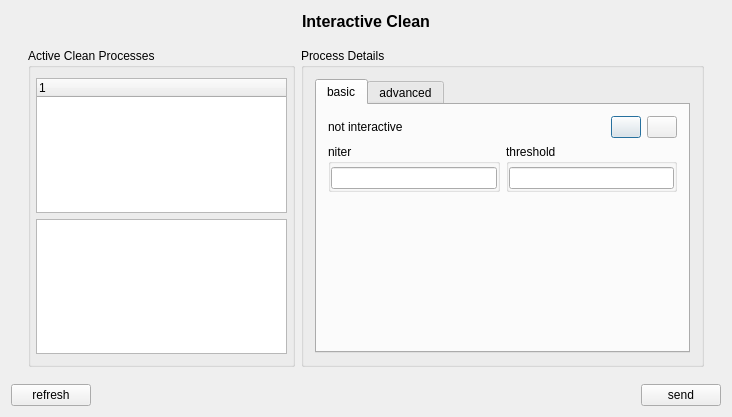
<?xml version="1.0" encoding="UTF-8"?>
<ui version="4.0">
 <class>CleanGui</class>
 <widget class="QDialog" name="CleanGui">
  <property name="geometry">
   <rect>
    <x>0</x>
    <y>0</y>
    <width>732</width>
    <height>417</height>
   </rect>
  </property>
  <property name="windowTitle">
   <string>CleanTool</string>
  </property>
  <layout class="QVBoxLayout" name="verticalLayout">
   <item>
    <layout class="QHBoxLayout" name="horizontalLayout_2">
     <item>
      <spacer name="horizontalSpacer">
       <property name="orientation">
        <enum>Qt::Horizontal</enum>
       </property>
       <property name="sizeHint" stdset="0">
        <size>
         <width>40</width>
         <height>20</height>
        </size>
       </property>
      </spacer>
     </item>
     <item>
      <widget class="QLabel" name="label">
       <property name="font">
        <font>
         <pointsize>12</pointsize>
         <weight>75</weight>
         <bold>true</bold>
        </font>
       </property>
       <property name="text">
        <string>Interactive Clean</string>
       </property>
      </widget>
     </item>
     <item>
      <spacer name="horizontalSpacer_2">
       <property name="orientation">
        <enum>Qt::Horizontal</enum>
       </property>
       <property name="sizeHint" stdset="0">
        <size>
         <width>40</width>
         <height>20</height>
        </size>
       </property>
      </spacer>
     </item>
    </layout>
   </item>
   <item>
    <widget class="QFrame" name="cleanProcesses">
     <layout class="QHBoxLayout" name="horizontalLayout_20">
      <item>
       <spacer name="horizontalSpacer_15">
        <property name="orientation">
         <enum>Qt::Horizontal</enum>
        </property>
        <property name="sizeHint" stdset="0">
         <size>
          <width>10</width>
          <height>20</height>
         </size>
        </property>
       </spacer>
      </item>
      <item>
       <widget class="QGroupBox" name="cleanProcessesBox">
        <property name="toolTip">
         <string>Select process to view its settings, check to modify.</string>
        </property>
        <property name="title">
         <string>Active Clean Processes</string>
        </property>
        <property name="checkable">
         <bool>false</bool>
        </property>
        <property name="checked">
         <bool>false</bool>
        </property>
        <layout class="QVBoxLayout" name="verticalLayout_6">
         <property name="leftMargin">
          <number>5</number>
         </property>
         <property name="topMargin">
          <number>10</number>
         </property>
         <property name="rightMargin">
          <number>5</number>
         </property>
         <property name="bottomMargin">
          <number>10</number>
         </property>
         <item>
          <widget class="QTreeWidget" name="clean_processes">
           <column>
            <property name="text">
             <string notr="true">1</string>
            </property>
           </column>
          </widget>
         </item>
         <item>
          <widget class="QPlainTextEdit" name="process_description">
           <property name="toolTip">
            <string>Description of the process selected above...</string>
           </property>
          </widget>
         </item>
        </layout>
       </widget>
      </item>
      <item>
       <widget class="QGroupBox" name="process_details_box">
        <property name="toolTip">
         <string>Check/uncheck the box to enable/disable setting interactive clean parameters.</string>
        </property>
        <property name="title">
         <string>Process Details</string>
        </property>
        <property name="checkable">
         <bool>false</bool>
        </property>
        <property name="checked">
         <bool>false</bool>
        </property>
        <layout class="QVBoxLayout" name="verticalLayout_3">
         <item>
          <widget class="QTabWidget" name="interaction_tabs">
           <property name="minimumSize">
            <size>
             <width>375</width>
             <height>0</height>
            </size>
           </property>
           <property name="currentIndex">
            <number>0</number>
           </property>
           <widget class="QWidget" name="interaction_basic">
            <attribute name="title">
             <string>basic</string>
            </attribute>
            <layout class="QVBoxLayout" name="verticalLayout_7">
             <item>
              <widget class="QFrame" name="basic_frame">
               <property name="frameShape">
                <enum>QFrame::NoFrame</enum>
               </property>
               <property name="frameShadow">
                <enum>QFrame::Plain</enum>
               </property>
               <layout class="QVBoxLayout" name="verticalLayout_14">
                <property name="margin">
                 <number>0</number>
                </property>
                <item>
                 <layout class="QHBoxLayout" name="horizontalLayout_3">
                  <item>
                   <widget class="QLabel" name="interactive_label">
                    <property name="text">
                     <string>not interactive</string>
                    </property>
                   </widget>
                  </item>
                  <item>
                   <widget class="QPushButton" name="stop_button">
                    <property name="sizePolicy">
                     <sizepolicy hsizetype="Fixed" vsizetype="Fixed">
                      <horstretch>0</horstretch>
                      <verstretch>0</verstretch>
                     </sizepolicy>
                    </property>
                    <property name="maximumSize">
                     <size>
                      <width>30</width>
                      <height>30</height>
                     </size>
                    </property>
                    <property name="toolTip">
                     <string>stop cleaning...</string>
                    </property>
                    <property name="text">
                     <string/>
                    </property>
                    <property name="icon">
                     <iconset resource="../QtViewer/QtViewer.qrc">
                      <normaloff>:/icons/Anim3_Stop.png</normaloff>:/icons/Anim3_Stop.png</iconset>
                    </property>
                    <property name="iconSize">
                     <size>
                      <width>25</width>
                      <height>25</height>
                     </size>
                    </property>
                   </widget>
                  </item>
                  <item>
                   <widget class="QPushButton" name="play_button">
                    <property name="sizePolicy">
                     <sizepolicy hsizetype="Fixed" vsizetype="Fixed">
                      <horstretch>0</horstretch>
                      <verstretch>0</verstretch>
                     </sizepolicy>
                    </property>
                    <property name="maximumSize">
                     <size>
                      <width>30</width>
                      <height>30</height>
                     </size>
                    </property>
                    <property name="toolTip">
                     <string>continue cleaning...</string>
                    </property>
                    <property name="text">
                     <string/>
                    </property>
                    <property name="icon">
                     <iconset resource="../QtViewer/QtViewer.qrc">
                      <normaloff>:/icons/Anim4_Play.png</normaloff>:/icons/Anim4_Play.png</iconset>
                    </property>
                    <property name="iconSize">
                     <size>
                      <width>25</width>
                      <height>25</height>
                     </size>
                    </property>
                   </widget>
                  </item>
                 </layout>
                </item>
                <item>
                 <layout class="QHBoxLayout" name="horizontalLayout_4">
                  <item>
                   <widget class="QGroupBox" name="niter_box">
                    <property name="title">
                     <string>niter</string>
                    </property>
                    <layout class="QVBoxLayout" name="verticalLayout_8">
                     <property name="leftMargin">
                      <number>0</number>
                     </property>
                     <property name="topMargin">
                      <number>3</number>
                     </property>
                     <property name="rightMargin">
                      <number>0</number>
                     </property>
                     <property name="bottomMargin">
                      <number>0</number>
                     </property>
                     <item>
                      <widget class="QLineEdit" name="niter_entry">
                       <property name="maxLength">
                        <number>25</number>
                       </property>
                       <property name="alignment">
                        <set>Qt::AlignCenter</set>
                       </property>
                      </widget>
                     </item>
                    </layout>
                   </widget>
                  </item>
                  <item>
                   <widget class="QGroupBox" name="threshold_box">
                    <property name="title">
                     <string>threshold</string>
                    </property>
                    <layout class="QVBoxLayout" name="verticalLayout_9">
                     <property name="leftMargin">
                      <number>0</number>
                     </property>
                     <property name="topMargin">
                      <number>3</number>
                     </property>
                     <property name="rightMargin">
                      <number>0</number>
                     </property>
                     <property name="bottomMargin">
                      <number>0</number>
                     </property>
                     <item>
                      <widget class="QLineEdit" name="threshold_entry">
                       <property name="maxLength">
                        <number>25</number>
                       </property>
                       <property name="alignment">
                        <set>Qt::AlignCenter</set>
                       </property>
                      </widget>
                     </item>
                    </layout>
                   </widget>
                  </item>
                 </layout>
                </item>
                <item>
                 <spacer name="verticalSpacer">
                  <property name="orientation">
                   <enum>Qt::Vertical</enum>
                  </property>
                  <property name="sizeHint" stdset="0">
                   <size>
                    <width>20</width>
                    <height>40</height>
                   </size>
                  </property>
                 </spacer>
                </item>
               </layout>
              </widget>
             </item>
            </layout>
           </widget>
           <widget class="QWidget" name="tab">
            <attribute name="title">
             <string>advanced</string>
            </attribute>
            <layout class="QVBoxLayout" name="verticalLayout_5">
             <item>
              <widget class="QFrame" name="advanced_frame">
               <property name="frameShape">
                <enum>QFrame::NoFrame</enum>
               </property>
               <property name="frameShadow">
                <enum>QFrame::Plain</enum>
               </property>
               <layout class="QVBoxLayout" name="verticalLayout_15">
                <property name="margin">
                 <number>0</number>
                </property>
                <item>
                 <layout class="QHBoxLayout" name="horizontalLayout_5">
                  <item>
                   <widget class="QGroupBox" name="cycle_niter_box">
                    <property name="toolTip">
                     <string>Iteration limit per chan/pol/field before the next major cycle</string>
                    </property>
                    <property name="title">
                     <string>cycle niter</string>
                    </property>
                    <layout class="QVBoxLayout" name="verticalLayout_2">
                     <property name="leftMargin">
                      <number>0</number>
                     </property>
                     <property name="topMargin">
                      <number>3</number>
                     </property>
                     <property name="rightMargin">
                      <number>0</number>
                     </property>
                     <property name="bottomMargin">
                      <number>0</number>
                     </property>
                     <item>
                      <widget class="QLineEdit" name="cycle_niter_entry"/>
                     </item>
                    </layout>
                   </widget>
                  </item>
                  <item>
                   <widget class="QGroupBox" name="interactive_niter_box">
                    <property name="toolTip">
                     <string>Iteration limit per chan/pol/field before pausing for interaction</string>
                    </property>
                    <property name="title">
                     <string>interactive niter</string>
                    </property>
                    <layout class="QVBoxLayout" name="verticalLayout_4">
                     <property name="leftMargin">
                      <number>0</number>
                     </property>
                     <property name="topMargin">
                      <number>3</number>
                     </property>
                     <property name="rightMargin">
                      <number>0</number>
                     </property>
                     <property name="bottomMargin">
                      <number>0</number>
                     </property>
                     <item>
                      <widget class="QLineEdit" name="interactive_niter_entry"/>
                     </item>
                    </layout>
                   </widget>
                  </item>
                 </layout>
                </item>
                <item>
                 <layout class="QHBoxLayout" name="horizontalLayout_6">
                  <item>
                   <widget class="QGroupBox" name="cycle_threshold_box">
                    <property name="toolTip">
                     <string>Stopping threshold per chan/pol/field to trigger a major cycle</string>
                    </property>
                    <property name="title">
                     <string>cycle threshold</string>
                    </property>
                    <layout class="QVBoxLayout" name="verticalLayout_10">
                     <property name="leftMargin">
                      <number>0</number>
                     </property>
                     <property name="topMargin">
                      <number>3</number>
                     </property>
                     <property name="rightMargin">
                      <number>0</number>
                     </property>
                     <property name="bottomMargin">
                      <number>0</number>
                     </property>
                     <item>
                      <widget class="QLineEdit" name="cycle_threshold_entry"/>
                     </item>
                    </layout>
                   </widget>
                  </item>
                  <item>
                   <widget class="QGroupBox" name="interactive_threshold_box">
                    <property name="toolTip">
                     <string>Stopping threshold per chan/pol/field to pause for interaction</string>
                    </property>
                    <property name="title">
                     <string>interactive threshold</string>
                    </property>
                    <layout class="QVBoxLayout" name="verticalLayout_11">
                     <property name="leftMargin">
                      <number>0</number>
                     </property>
                     <property name="topMargin">
                      <number>3</number>
                     </property>
                     <property name="rightMargin">
                      <number>0</number>
                     </property>
                     <property name="bottomMargin">
                      <number>0</number>
                     </property>
                     <item>
                      <widget class="QLineEdit" name="interactive_threshold_entry"/>
                     </item>
                    </layout>
                   </widget>
                  </item>
                 </layout>
                </item>
                <item>
                 <layout class="QHBoxLayout" name="horizontalLayout_7">
                  <item>
                   <widget class="QGroupBox" name="cycle_factor_box">
                    <property name="toolTip">
                     <string>Scale factor to control cleaning depth.
1 = peak psf sidelobe level.
&lt;1 = deeper</string>
                    </property>
                    <property name="title">
                     <string>cycle factor</string>
                    </property>
                    <layout class="QVBoxLayout" name="verticalLayout_12">
                     <property name="leftMargin">
                      <number>0</number>
                     </property>
                     <property name="topMargin">
                      <number>3</number>
                     </property>
                     <property name="rightMargin">
                      <number>0</number>
                     </property>
                     <property name="bottomMargin">
                      <number>0</number>
                     </property>
                     <item>
                      <widget class="QLineEdit" name="cycle_factor_entry"/>
                     </item>
                    </layout>
                   </widget>
                  </item>
                  <item>
                   <widget class="QGroupBox" name="loop_gain_box">
                    <property name="toolTip">
                     <string>Iteration step size (0&lt;loopgain&lt;1)</string>
                    </property>
                    <property name="title">
                     <string>loop gain</string>
                    </property>
                    <layout class="QVBoxLayout" name="verticalLayout_13">
                     <property name="leftMargin">
                      <number>0</number>
                     </property>
                     <property name="topMargin">
                      <number>3</number>
                     </property>
                     <property name="rightMargin">
                      <number>0</number>
                     </property>
                     <property name="bottomMargin">
                      <number>0</number>
                     </property>
                     <item>
                      <widget class="QLineEdit" name="loop_gain_entry"/>
                     </item>
                    </layout>
                   </widget>
                  </item>
                 </layout>
                </item>
                <item>
                 <spacer name="verticalSpacer_2">
                  <property name="orientation">
                   <enum>Qt::Vertical</enum>
                  </property>
                  <property name="sizeHint" stdset="0">
                   <size>
                    <width>20</width>
                    <height>40</height>
                   </size>
                  </property>
                 </spacer>
                </item>
               </layout>
              </widget>
             </item>
            </layout>
           </widget>
          </widget>
         </item>
        </layout>
       </widget>
      </item>
      <item>
       <spacer name="horizontalSpacer_16">
        <property name="orientation">
         <enum>Qt::Horizontal</enum>
        </property>
        <property name="sizeHint" stdset="0">
         <size>
          <width>10</width>
          <height>20</height>
         </size>
        </property>
       </spacer>
      </item>
     </layout>
    </widget>
   </item>
   <item>
    <layout class="QHBoxLayout" name="horizontalLayout">
     <item>
      <widget class="QPushButton" name="refresh_button">
       <property name="text">
        <string>refresh</string>
       </property>
      </widget>
     </item>
     <item>
      <spacer name="horizontalSpacer_4">
       <property name="orientation">
        <enum>Qt::Horizontal</enum>
       </property>
       <property name="sizeHint" stdset="0">
        <size>
         <width>40</width>
         <height>20</height>
        </size>
       </property>
      </spacer>
     </item>
     <item>
      <widget class="QLabel" name="clean_state_label">
       <property name="text">
        <string/>
       </property>
      </widget>
     </item>
     <item>
      <spacer name="horizontalSpacer_3">
       <property name="orientation">
        <enum>Qt::Horizontal</enum>
       </property>
       <property name="sizeHint" stdset="0">
        <size>
         <width>40</width>
         <height>20</height>
        </size>
       </property>
      </spacer>
     </item>
     <item>
      <widget class="QPushButton" name="send_button">
       <property name="toolTip">
        <string>after changing the parameters, press this button to send the changes to clean.</string>
       </property>
       <property name="text">
        <string>send</string>
       </property>
      </widget>
     </item>
    </layout>
   </item>
  </layout>
 </widget>
 <layoutdefault spacing="6" margin="11"/>
 <resources>
  <include location="../QtViewer/QtViewer.qrc"/>
 </resources>
 <connections/>
</ui>
